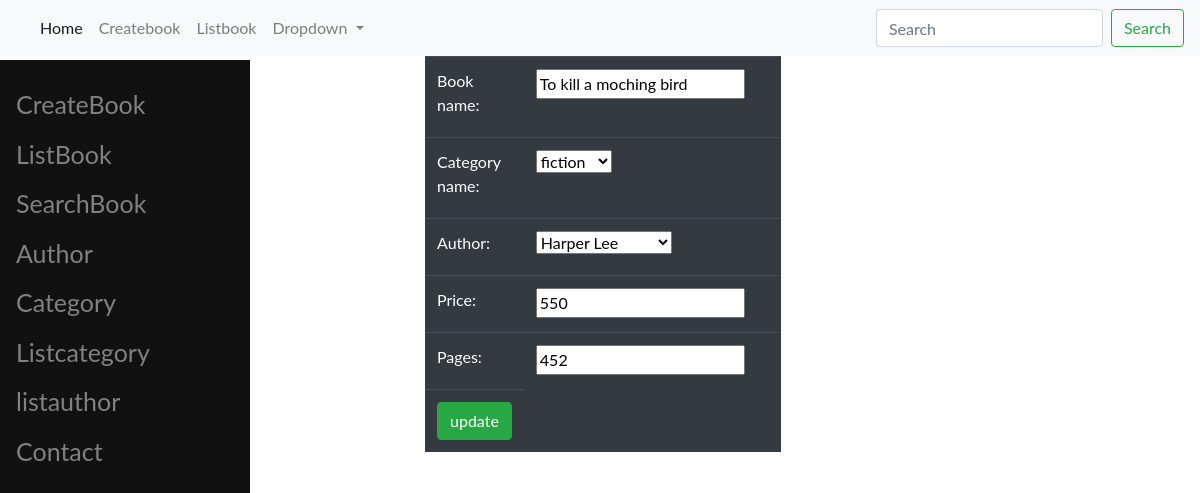
Page /vendor/updatebook/4 on the committed database.
### vendor/models.py (models this page shows, shortened)
class Books(models.Model):
    book_name=models.CharField(max_length=200)
    category_name=models.ForeignKey(Category,on_delete=models.CASCADE)
    author=models.ForeignKey(Author,on_delete=models.CASCADE)
    price=models.IntegerField(default=50)
    pages=models.IntegerField(default=50)

class Category(models.Model):
    category_name=models.CharField(max_length=250,unique=True)
    def __str__(self):
        return self.category_name

### vendor/views.py (the view, shortened to what this page needs)
# urls.py: path('updatebook/<int:pk>',update_Book,name="updatebook"),
def update_Book(request,pk):
    qs=Books.objects.get(id=pk)
    form=BookUpdate(instance=qs)
    template_name="update_book.html"
    context={}
    context["form"]=form
    return render(request,template_name,context)

### vendor/forms.py (shortened to what this page needs)
class BookUpdate(ModelForm):
    class Meta:
        model=Books
        fields="__all__"

### vendor/models.py (called while the page is built)
    def __str__(self):
        return self.author_name

### vendor/templates/update_book.html (shortened to what this page needs)
<!DOCTYPE html>
{% extends 'base.html' %}
{% block content %}
<div class="container">
    <div class="row">
        <div class="col-lg"></div>
        <div class="col-lg">
            <form method="POST">
            <table class="table table-dark">
                 {% for field in form %}
                <tr>
                    <td>{{field.label_tag}}</td>
                    <td>{{field}}</td>
                    <td>{{field.errors}}</td>
                </tr>
                {% endfor %}
                <tr>
                    <td> <input type="submit" class="btn btn-success" value="update"></td>
                </tr>
            </table>
            </form>
        </div>
        <div class="col-lg"></div>
    </div>
</div>
{% endblock %}

### vendor/templates/base.html (style rules this page uses)
body { font-family: "Lato", sans-serif; }

### rows in the picture
Books: form "To kill a moching bird" "Harper Lee" "550" "452"
Category: form "fiction"

### other values in the picture
{{ field.label_tag }} "Book name:" "Category name:" "Author:" "Price:" "Pages:"
